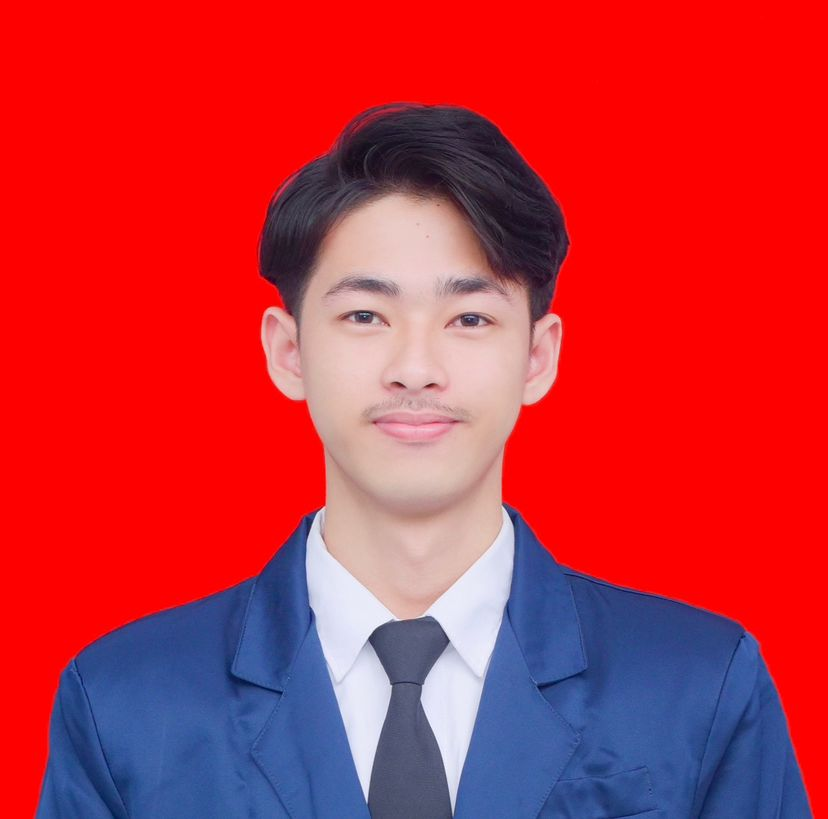
%> input picture farel.jpg, 828 x 819 px
$ octave segmentasi_countours.m   (GNU Octave 9; MATLAB toolbox functions it lacks are replaced by stand-ins)
%> lines starting %> are read from the running program, lines starting %| are printed output that depends on the picture; in (x1, y1, x2, y2) boxes, pixels count from 0 and x2, y2 are one past the last pixel; in counts of white or black regions, pixels touching at a corner belong together; the program's own positions count from 1
% Membaca gambar
image = imread('farel.jpg');
%> image is the input picture: size 819x828x3 uint8; mean R, G, B 196.2, 47.3, 61.2

% Membuat detektor wajah
faceDetector = vision.CascadeObjectDetector();

% Mendeteksi wajah dalam gambar
bbox = step(faceDetector, image);
%> bbox = [275 208 279 279]

% Menampilkan gambar dengan kotak pembatas wajah yang terdeteksi
figure;
imshow(image);
hold on;
for i = 1:size(bbox, 1)
    rectangle('Position', bbox(i, :), 'EdgeColor', 'g', 'LineWidth', 2);
end
%> this loop made 1 pass
title('Deteksi Wajah menggunakan Viola-Jones');
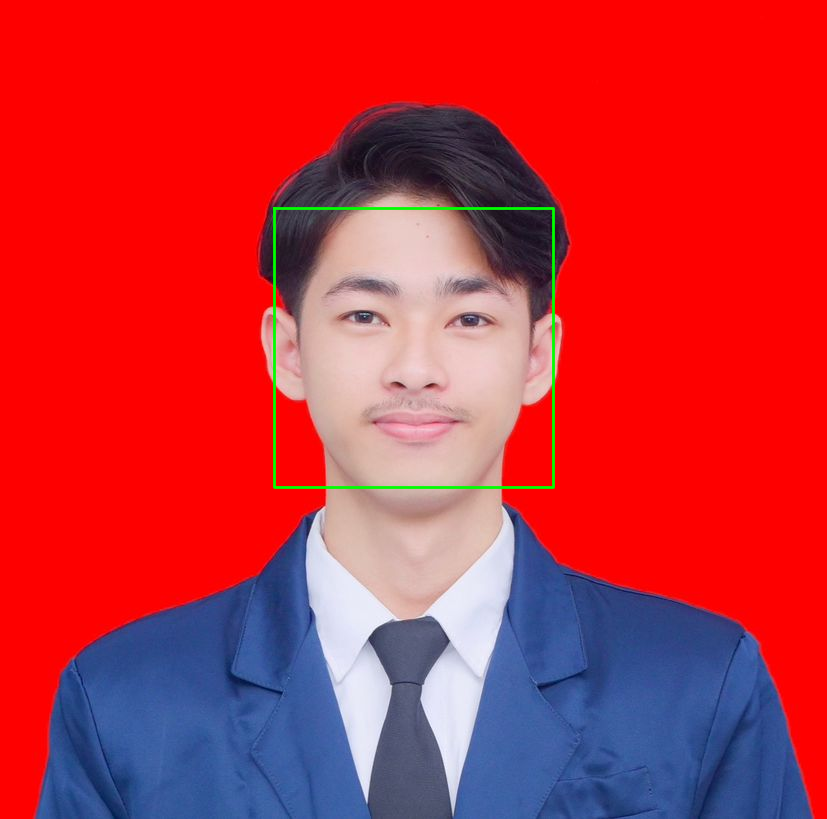
%> figure redrawn from the program's plot data; its title reads 'Deteksi Wajah menggunakan Viola-Jones'

% Mengambil area wajah sebagai region of interest (ROI)
if ~isempty(bbox)
    face = imcrop(image, bbox(1, :));
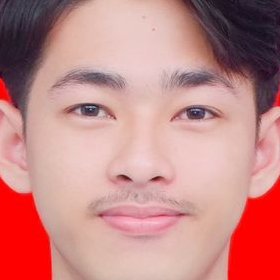
%> face: size 280x280x3 uint8; mean R, G, B 196.9, 136.3, 134.3

    % Konversi ROI ke grayscale
    grayFace = rgb2gray(face);
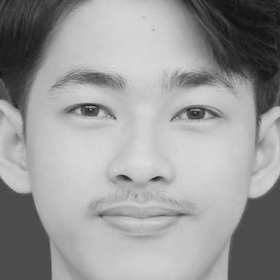
%> grayFace: size 280x280 uint8; min 15, max 221, mean 154.2

    % Contouring pada area wajah
    bw = edge(grayFace, 'Canny');
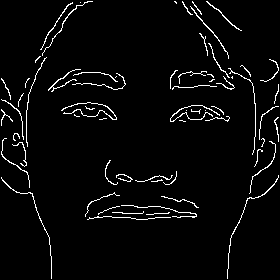
%> bw: size 280x280 logical; 3.6% white in thin lines or dots
    [B, L] = bwboundaries(bw, 'noholes');
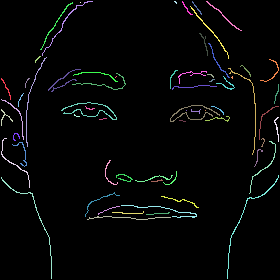
%> L: size 280x280 double; 66 distinct labels, from 0 to 65; one colour per label, 0 black
%> B = 65 boundaries; largest, box (x1, y1, x2, y2) and points: (1, 177, 52, 279) 235, (61, 102, 117, 120) 233, (227, 175, 279, 279) 231, (170, 105, 220, 122) 202, (121, 205, 197, 218) 201

    % Menampilkan hasil segmentasi wajah dengan contours
    figure;
    imshow(grayFace);
    hold on;
    for k = 1:length(B)
        boundary = B{k};
        plot(boundary(:,2), boundary(:,1), 'r', 'LineWidth', 2);
    end
%> this loop made 65 passes
%> boundary on passes 19, 27, 38, 42, 47, 57: [3 81; 3 81], [78 116; 77 117; 78 116], [2 175; 2 176; 3 177; 4 177; 3 176; 2 175], [111 187; 111 187], [111 206; 111 206], [78 232; 77 233; 78 233; 79 233; 78 232]
    title('Segmentasi Wajah menggunakan Contours');
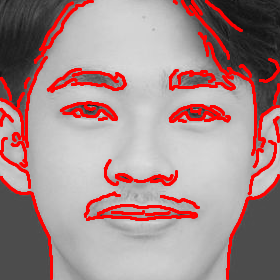
%> figure redrawn from the program's plot data; its title reads 'Segmentasi Wajah menggunakan Contours'
    hold off;
end
